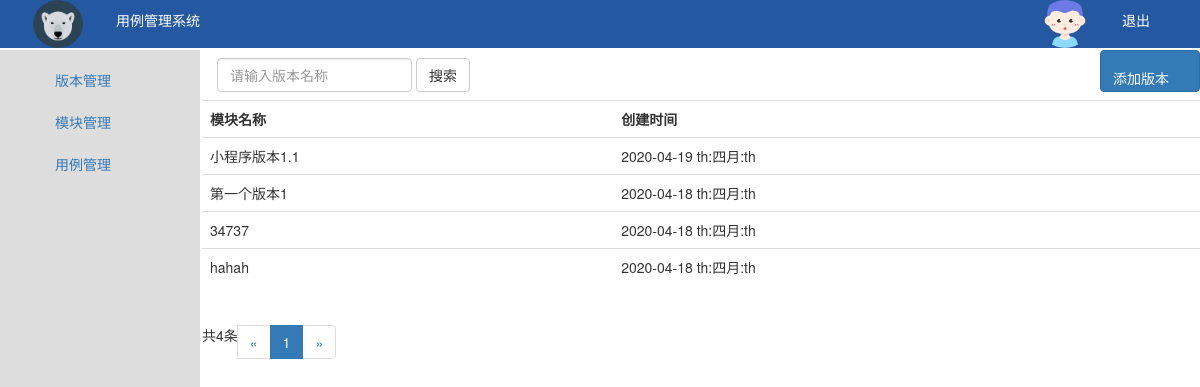
The app's page /tcmanage/versions, older data.
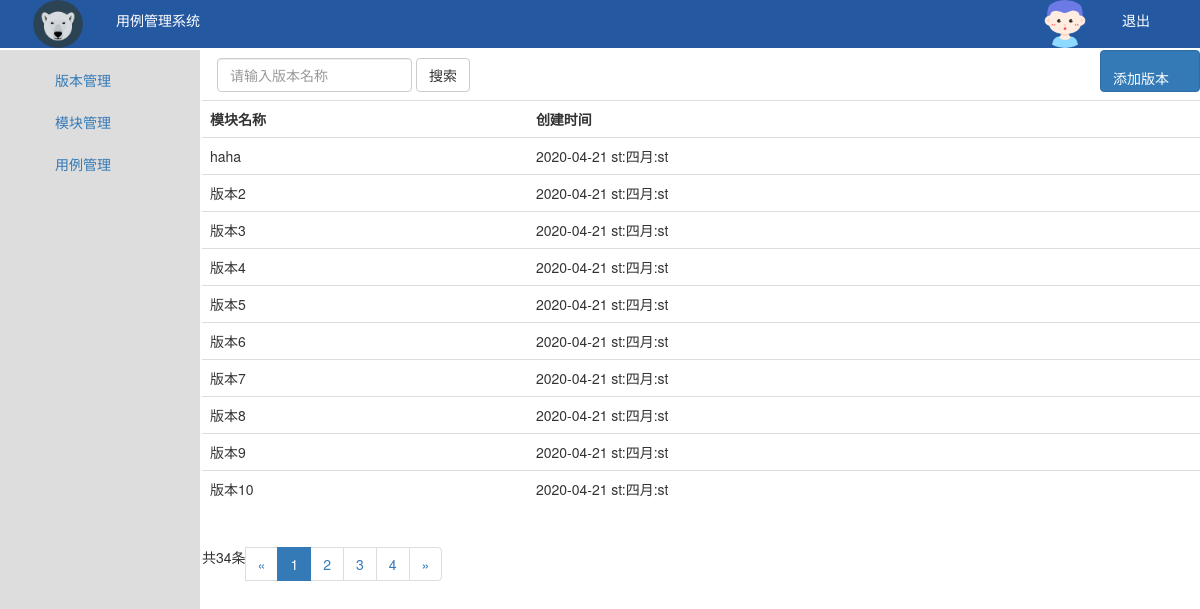
The same page, newer data.
### tcmanage/models.py (models this page shows, shortened)
class TcVersion(models.Model):
	version_name = models.CharField(max_length=20,verbose_name='版本名称',unique=True)
	create_time = models.DateField(verbose_name='创建时间',auto_now_add=True)
	update_time = models.DateTimeField(verbose_name='更新时间',auto_now=True)
	class Meta:
		ordering = ['-create_time']

### tcmanage/views.py (the view)
# urls.py: path('versions', views.get_version,name='versions'),
def get_version(request):
	context = {}
	version_form = request.GET.get('version_name')
	if version_form:
		search_version = TcVersion.objects.filter(version_name=version_form)
		context['search_version'] = search_version
	else:
		version_list = TcVersion.objects.all()
		paginator = Paginator(version_list,10)  #每10条1页
		page_num = request.GET.get('page',1)  #获取第一页
		page_of_versions = paginator.get_page(page_num)
		current_page_num = page_of_versions.number  #获得当前页
		range_page = list(range(max(current_page_num-2,1),current_page_num))+\
                list(range(current_page_num, min(current_page_num+2,paginator.num_pages)+1))
		if range_page[0]!=1:
			range_page.insert(0,1)
		if range_page[-1]!=paginator.num_pages:
			range_page.append(paginator.num_pages)
		if range_page[0]-1>=2:
			range_page.insert(0,'...')
		if paginator.num_pages-range_page[-1]>=2:
			range_page.append('...')
		context['page_of_versions']=page_of_versions
		context['versions'] = page_of_versions.object_list
		context['version_list'] = version_list
		context['range_page'] = range_page
	context['username'] = request.user.username
	return render(request,'versions.html',context)

### templates/versions.html
{% extends 'base.html' %}
{% load static %}
{% block search %}
	<form class="navbar-form navbar-left" role="search" action="{% url 'versions' %}">
		  <div class="form-group">
		    <input name="version_name" type="text" class="form-control" placeholder="请输入版本名称">
		  </div>
		  <button type="submit" class="btn btn-default">搜索</button>
	</form>
	<a class="btn btn-primary" href="{% url 'add_version' %}" role="button"
	style="padding-top: 20px; float: right; line-height: 1;padding-right:30px;">添加版本</a>
{% endblock %}
{% block content %}
	<div>
	<table class="table">
		<tr>
		  <th>模块名称</th>
		  <th>创建时间</th>
		</tr>
			{% if search_version %}
			{% for foo in search_version %}
			<td>{{ foo.version_name }}</td>
			<td>{{foo.create_time }}</td>
			{%endfor%}
			{% else %}
						{% for version in versions %}
			<tr>
				<td>
				{{ version.version_name }}
				</td>
				<td>
					{{  version.create_time | date:'Y-m-d S:M:S'}}
				</td>
			</tr>
				{% empty %}
				<tr>
					<td>暂无数据</td>
				</tr>
			{% endfor %}
			{% endif %}
	</table>
</div>
	<div class="footer">
	<nav aria-label="Page navigation">
	  <ul class="pagination">
	  	<span>共{{page_of_versions.paginator.count}}条</span>
	                <li>
                        {%if page_of_versions.has_previous%}
                          <a href="?page={{page_of_versions.previous_page_number}}" aria-label="Previous">
                            <span aria-hidden="true">&laquo;</span>
                          </a>
                        {%else%}
                        <span aria-hidden="true">&laquo;</span>
                        {%endif%}
                      </li>
                       {%for page_num in  range_page%}
                        {% if page_num == page_of_versions.number %}
                            <li class="active">
                                <span>{{page_num}}</span>
                            </li>
                        {% else %}
                              {% if page_num == '...' %}
                                  <li><span>{{page_num}}</span></li>
                            {% else %}
                                <li>
                                    <a href="?page={{page_num}}">
                                        {{page_num}}
                                    </a>
                                </li>
                            {% endif %}
                        {% endif %}
                    {%endfor%}
                     <li>
                            {%if page_of_versions.has_next%}
                              <a href="?page={{page_of_versions.next_page_number}}" aria-label="Next">
                                <span aria-hidden="true">&raquo;</span>
                              </a>
                            {%else%}
                            <span aria-hidden="true">&raquo;</span>
                            {%endif%}
                      </li>
	  </ul>
	</nav>
	</div>
{% endblock %}

Row changes from the older to the newer data that the page shows:
no longer on this page (row unchanged): TcVersion: version_name "小程序版本1.1", create_time "2020-04-19 th:四月:th"
no longer on this page (row unchanged): TcVersion: version_name "第一个版本1", create_time "2020-04-18 th:四月:th"
no longer on this page (row unchanged): TcVersion: version_name "34737", create_time "2020-04-18 th:四月:th"
no longer on this page (row unchanged): TcVersion: version_name "hahah", create_time "2020-04-18 th:四月:th"
added TcVersion: version_name "haha", create_time "2020-04-21 st:四月:st"
added TcVersion: version_name "版本2", create_time "2020-04-21 st:四月:st"
added TcVersion: version_name "版本3", create_time "2020-04-21 st:四月:st"
added TcVersion: version_name "版本4", create_time "2020-04-21 st:四月:st"
added TcVersion: version_name "版本5", create_time "2020-04-21 st:四月:st"
added TcVersion: version_name "版本6", create_time "2020-04-21 st:四月:st"
added TcVersion: version_name "版本7", create_time "2020-04-21 st:四月:st"
added TcVersion: version_name "版本8", create_time "2020-04-21 st:四月:st"
added TcVersion: version_name "版本9", create_time "2020-04-21 st:四月:st"
added TcVersion: version_name "版本10", create_time "2020-04-21 st:四月:st"
Text that changed along with them:
{{ page_of_versions.paginator.count }}: "4" → "34"
new list line: "2"
new list line: "3"
new list line: "4"
